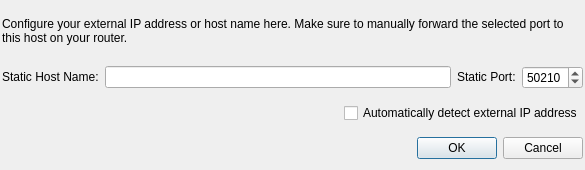
<?xml version="1.0" encoding="UTF-8"?>
<ui version="4.0">
 <class>HostDialog</class>
 <widget class="QDialog" name="HostDialog">
  <property name="windowModality">
   <enum>Qt::WindowModal</enum>
  </property>
  <property name="geometry">
   <rect>
    <x>0</x>
    <y>0</y>
    <width>585</width>
    <height>170</height>
   </rect>
  </property>
  <property name="windowTitle">
   <string>Host Settings</string>
  </property>
  <layout class="QVBoxLayout" name="verticalLayout">
   <property name="spacing">
    <number>-1</number>
   </property>
   <property name="margin">
    <number>2</number>
   </property>
   <item>
    <widget class="QLabel" name="staticHostNamePortLabel">
     <property name="sizePolicy">
      <sizepolicy hsizetype="Preferred" vsizetype="Fixed">
       <horstretch>0</horstretch>
       <verstretch>0</verstretch>
      </sizepolicy>
     </property>
     <property name="text">
      <string>Configure your external IP address or host name here. Make sure to manually forward the selected port to this host on your router.</string>
     </property>
     <property name="wordWrap">
      <bool>true</bool>
     </property>
    </widget>
   </item>
   <item>
    <layout class="QHBoxLayout" name="staticHostNamePortLayout">
     <item>
      <widget class="QLabel" name="staticHostNameLabel">
       <property name="sizePolicy">
        <sizepolicy hsizetype="Preferred" vsizetype="Fixed">
         <horstretch>0</horstretch>
         <verstretch>0</verstretch>
        </sizepolicy>
       </property>
       <property name="text">
        <string>Static Host Name:</string>
       </property>
      </widget>
     </item>
     <item>
      <widget class="QLineEdit" name="staticHostName"/>
     </item>
     <item>
      <widget class="QLabel" name="staticPortLabel">
       <property name="sizePolicy">
        <sizepolicy hsizetype="Preferred" vsizetype="Fixed">
         <horstretch>0</horstretch>
         <verstretch>0</verstretch>
        </sizepolicy>
       </property>
       <property name="text">
        <string>Static Port:</string>
       </property>
      </widget>
     </item>
     <item>
      <widget class="QSpinBox" name="staticPort">
       <property name="maximum">
        <number>65535</number>
       </property>
       <property name="value">
        <number>50210</number>
       </property>
      </widget>
     </item>
    </layout>
   </item>
   <item>
    <layout class="QHBoxLayout" name="horizontalLayout">
     <item>
      <spacer name="horizontalSpacer">
       <property name="orientation">
        <enum>Qt::Horizontal</enum>
       </property>
       <property name="sizeType">
        <enum>QSizePolicy::Expanding</enum>
       </property>
       <property name="sizeHint" stdset="0">
        <size>
         <width>40</width>
         <height>20</height>
        </size>
       </property>
      </spacer>
     </item>
     <item>
      <widget class="QCheckBox" name="autoDetectIpCheckBox">
       <property name="text">
        <string>Automatically detect external IP address</string>
       </property>
      </widget>
     </item>
    </layout>
   </item>
   <item>
    <widget class="QDialogButtonBox" name="buttonBox">
     <property name="orientation">
      <enum>Qt::Horizontal</enum>
     </property>
     <property name="standardButtons">
      <set>QDialogButtonBox::Cancel|QDialogButtonBox::Ok</set>
     </property>
    </widget>
   </item>
  </layout>
  <zorder>buttonBox</zorder>
  <zorder>staticHostNamePortLabel</zorder>
 </widget>
 <resources/>
 <connections>
  <connection>
   <sender>buttonBox</sender>
   <signal>accepted()</signal>
   <receiver>HostDialog</receiver>
   <slot>accept()</slot>
   <hints>
    <hint type="sourcelabel">
     <x>248</x>
     <y>254</y>
    </hint>
    <hint type="destinationlabel">
     <x>157</x>
     <y>274</y>
    </hint>
   </hints>
  </connection>
  <connection>
   <sender>buttonBox</sender>
   <signal>rejected()</signal>
   <receiver>HostDialog</receiver>
   <slot>reject()</slot>
   <hints>
    <hint type="sourcelabel">
     <x>316</x>
     <y>260</y>
    </hint>
    <hint type="destinationlabel">
     <x>286</x>
     <y>274</y>
    </hint>
   </hints>
  </connection>
 </connections>
</ui>
